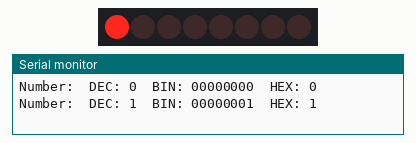
Bench run of a sketch on a simulated Arduino Uno, built with avr-gcc and run on an emulated ATmega328P. Parts: 8 shift-register outputs drawn as a row of LEDs (first output left, lit = HIGH), the last lines printed to the serial monitor. Wiring (inferred from the names in the program): shift register (74HC595): data pin 12; shift clock pin 11; latch pin 10. Wiring (inferred from the signals the program sends): row of LEDs: on Q0, Q1, Q2, Q3, Q4, Q5, Q6, Q7.

Above: at 0.6 s.
At 7.6 s:
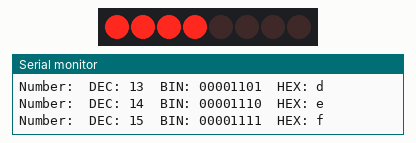
At 14.1 s:
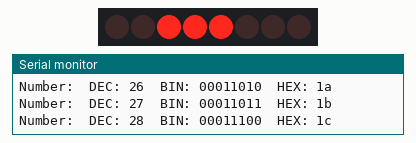
At 21.1 s:
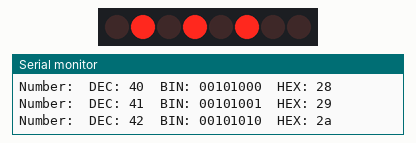
At 29.6 s:
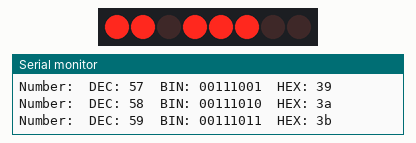
At 39.1 s:
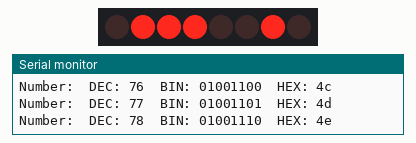
Timing chart, 0 to 40.0 s (numbered marks = the images above):
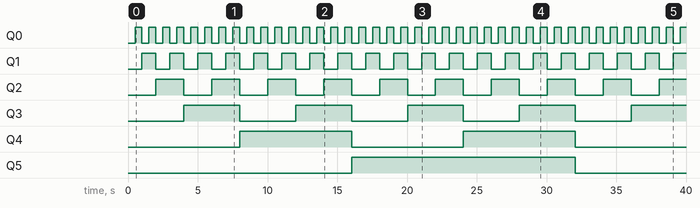

The sketch:

74HC595_shiftReg.ino
```cpp
/**************************************************************
 *    74CH595_shiftReg.ino                                    *
 *    Written By: Thomas C. Smith                             *
 *            On: 20210212                                    *
 **************************************************************
 *    Purpose                                                 *
 *    - This is a simple sketch showing how to increaswe the  *
 *    digital IO outputs using an 74CH595 Serial Register.    *
 **************************************************************
 *    Pinouts                                                 *
 *    Arduino     74CH595         Notes                       *
 *    ---------   --------------  --------------------------- *
 *    5VDC        Pin 16          VCC on 74CH595              *
 *    GND         Pins 8 & 13     GND & OE (output enable)    *
 *    VCC -> GND  100 uF cap.     Smoothing DC                *
 *    D10         Pin 12          ST_CP (store reg clk in)    *
 *    D11         Pin 11          SH_CP (shift reg clk in)    *
 *    D12         Pin 14          DS (data serial input)      *
 *                                                            *
 *    74CH595     LEDs            Notes                       *
 *    ---------   --------------  --------------------------- *
 *    Pin 15      Q0 LED          Use a 220-470 Ohm resistore *
 *    Pin 1       Q1 LED                                      *
 *    Pin 2       Q2 LED                                      *
 *    Pin 3       Q3 LED                                      *
 *    Pin 4       Q4 LED                                      *
 *    Pin 5       Q5 LED                                      *
 *    Pin 6       Q6 LED                                      *
 *    Pin 7       Q7 LED                                      *
 **************************************************************
 *    Notes                                                   *
 *    - Place support functions before the setup() to make    *
 *       the program useable in other IDEs like PlatformIO.   *
 *                                                            *
 **************************************************************/
/**************************************************************
 *    Support Functions                                       *
 *    FuncName                Purpose                         *
 *    ----------------------  ------------------------------- *
 **************************************************************/

/**************************************************************
 *     End of Support Functions                               *
 **************************************************************/


/**************************************************************
 *    Global Variables                                        *
 **************************************************************/
// Define Connections to 74HC595

// ST_CP pin 12
const int latchPin = 10;
// SH_CP pin 11
const int clockPin = 11;
// DS pin 14
const int dataPin = 12;

 /*************************************************************
  *   End of Global Variables                                 *
  *************************************************************/

void setup() {
  Serial.begin(9600);
  pinMode(latchPin,  OUTPUT);
  pinMode(clockPin,  OUTPUT);
  pinMode(dataPin,   OUTPUT);

}

void loop() {
  // Count from 0 to 255 and display in binary

  for (int numberToDisplay = 0; numberToDisplay < 256; numberToDisplay++) {

    // ST_CP LOW to keep LEDs from changing while reading serial data
    digitalWrite(latchPin, LOW);

    // Shift out the bits
    shiftOut(dataPin, clockPin, MSBFIRST, numberToDisplay);

    // ST_CP HIGH change LEDs
    digitalWrite(latchPin, HIGH);

    // build the string output for the serial monitor
    String newNumberToDisplay = String(numberToDisplay,BIN);
    int lenDigits = newNumberToDisplay.length();
    newNumberToDisplay = ("00000000" + newNumberToDisplay).substring(lenDigits);

    // print out the string just built into the serial monitor
    Serial.print("Number:\tDEC: " + String(numberToDisplay) + "\tBIN: ");
    Serial.print(newNumberToDisplay);
    Serial.println("\tHEX: " + String(numberToDisplay, HEX));

    delay(500);
  }
}
```

Measured:
- by itself, Q0: alternates HIGH for 0.50 s and LOW for 0.50 s
- by itself, Q1: alternates HIGH for 1.0 s and LOW for 1.0 s
- by itself, Q2: alternates HIGH for 2.0 s and LOW for 2.0 s
- by itself, Q3: alternates HIGH for 4.0 s and LOW for 4.0 s
- by itself, Q4: alternates HIGH for 8.0 s and LOW for 8.0 s
- by itself, Q5: LOW → HIGH at 16.0 s, → LOW 16.0 s later
